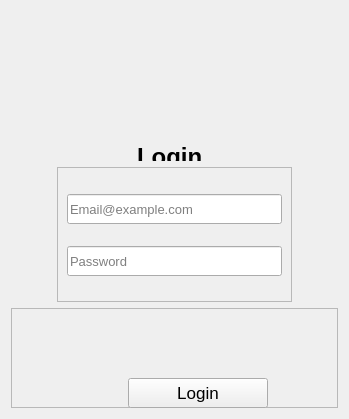
                      <widget class="QWidget" name="LoginPage">
                       <layout class="QGridLayout" name="gridLayout_2">
                        <item row="0" column="2">
                         <spacer name="horizontalSpacer_2">
                          <property name="orientation">
                           <enum>Qt::Horizontal</enum>
                          </property>
                          <property name="sizeHint" stdset="0">
                           <size>
                            <width>40</width>
                            <height>20</height>
                           </size>
                          </property>
                         </spacer>
                        </item>
                        <item row="1" column="1">
                         <widget class="QFrame" name="frame_2">
                          <property name="minimumSize">
                           <size>
                            <width>0</width>
                            <height>135</height>
                           </size>
                          </property>
                          <property name="frameShape">
                           <enum>QFrame::StyledPanel</enum>
                          </property>
                          <property name="frameShadow">
                           <enum>QFrame::Raised</enum>
                          </property>
                          <layout class="QGridLayout" name="gridLayout_3">
                           <item row="1" column="0">
                            <widget class="QLineEdit" name="lineEdit_7">
                             <property name="minimumSize">
                              <size>
                               <width>215</width>
                               <height>30</height>
                              </size>
                             </property>
                             <property name="maximumSize">
                              <size>
                               <width>192</width>
                               <height>27</height>
                              </size>
                             </property>
                             <property name="font">
                              <font>
                               <pointsize>10</pointsize>
                              </font>
                             </property>
                             <property name="placeholderText">
                              <string>Email@example.com</string>
                             </property>
                            </widget>
                           </item>
                           <item row="3" column="0">
                            <widget class="QLineEdit" name="lineEdit_8">
                             <property name="minimumSize">
                              <size>
                               <width>215</width>
                               <height>30</height>
                              </size>
                             </property>
                             <property name="maximumSize">
                              <size>
                               <width>150</width>
                               <height>27</height>
                              </size>
                             </property>
                             <property name="font">
                              <font>
                               <pointsize>10</pointsize>
                              </font>
                             </property>
                             <property name="echoMode">
                              <enum>QLineEdit::Password</enum>
                             </property>
                             <property name="placeholderText">
                              <string>Password</string>
                             </property>
                            </widget>
                           </item>
                          </layout>
                         </widget>
                        </item>
                        <item row="0" column="1">
                         <widget class="QWidget" name="widget_4" native="true">
                          <property name="minimumSize">
                           <size>
                            <width>124</width>
                            <height>150</height>
                           </size>
                          </property>
                          <property name="maximumSize">
                           <size>
                            <width>225</width>
                            <height>16777215</height>
                           </size>
                          </property>
                          <widget class="QLabel" name="label_9">
                           <property name="geometry">
                            <rect>
                             <x>80</x>
                             <y>50</y>
                             <width>66</width>
                             <height>65</height>
                            </rect>
                           </property>
                           <property name="minimumSize">
                            <size>
                             <width>64</width>
                             <height>64</height>
                            </size>
                           </property>
                           <property name="maximumSize">
                            <size>
                             <width>66</width>
                             <height>66</height>
                            </size>
                           </property>
                           <property name="text">
                            <string/>
                           </property>
                           <property name="pixmap">
                            <pixmap resource="Final_Main_ph.qrc">:/Icon_custom/Image_for_main/icon_custom/login.png</pixmap>
                           </property>
                          </widget>
                          <widget class="QLabel" name="label_10">
                           <property name="geometry">
                            <rect>
                             <x>80</x>
                             <y>130</y>
                             <width>91</width>
                             <height>31</height>
                            </rect>
                           </property>
                           <property name="font">
                            <font>
                             <pointsize>18</pointsize>
                             <bold>true</bold>
                            </font>
                           </property>
                           <property name="layoutDirection">
                            <enum>Qt::LeftToRight</enum>
                           </property>
                           <property name="autoFillBackground">
                            <bool>false</bool>
                           </property>
                           <property name="text">
                            <string>Login</string>
                           </property>
                          </widget>
                          <widget class="QLabel" name="label_11">
                           <property name="geometry">
                            <rect>
                             <x>15</x>
                             <y>170</y>
                             <width>201</width>
                             <height>20</height>
                            </rect>
                           </property>
                           <property name="font">
                            <font>
                             <pointsize>10</pointsize>
                            </font>
                           </property>
                           <property name="text">
                            <string>Welcome To Smart Pharmacy App</string>
                           </property>
                          </widget>
                         </widget>
                        </item>
                        <item row="0" column="0">
                         <spacer name="horizontalSpacer">
                          <property name="orientation">
                           <enum>Qt::Horizontal</enum>
                          </property>
                          <property name="sizeHint" stdset="0">
                           <size>
                            <width>40</width>
                            <height>20</height>
                           </size>
                          </property>
                         </spacer>
                        </item>
                        <item row="2" column="0" colspan="3">
                         <widget class="QFrame" name="frame_3">
                          <property name="minimumSize">
                           <size>
                            <width>209</width>
                            <height>100</height>
                           </size>
                          </property>
                          <property name="frameShape">
                           <enum>QFrame::StyledPanel</enum>
                          </property>
                          <property name="frameShadow">
                           <enum>QFrame::Raised</enum>
                          </property>
                          <widget class="QPushButton" name="pushButton_3">
                           <property name="geometry">
                            <rect>
                             <x>103</x>
                             <y>131</y>
                             <width>170</width>
                             <height>25</height>
                            </rect>
                           </property>
                           <property name="minimumSize">
                            <size>
                             <width>170</width>
                             <height>25</height>
                            </size>
                           </property>
                           <property name="maximumSize">
                            <size>
                             <width>160</width>
                             <height>25</height>
                            </size>
                           </property>
                           <property name="font">
                            <font>
                             <pointsize>10</pointsize>
                             <underline>true</underline>
                            </font>
                           </property>
                           <property name="text">
                            <string>Not Registerd ? Register </string>
                           </property>
                          </widget>
                          <widget class="QPushButton" name="pushButton_4">
                           <property name="geometry">
                            <rect>
                             <x>117</x>
                             <y>70</y>
                             <width>140</width>
                             <height>30</height>
                            </rect>
                           </property>
                           <property name="minimumSize">
                            <size>
                             <width>140</width>
                             <height>30</height>
                            </size>
                           </property>
                           <property name="maximumSize">
                            <size>
                             <width>140</width>
                             <height>28</height>
                            </size>
                           </property>
                           <property name="font">
                            <font>
                             <pointsize>13</pointsize>
                             <italic>false</italic>
                             <bold>false</bold>
                             <strikeout>false</strikeout>
                             <stylestrategy>PreferAntialias</stylestrategy>
                             <kerning>true</kerning>
                            </font>
                           </property>
                           <property name="text">
                            <string>Login</string>
                           </property>
                          </widget>
                          <widget class="QLabel" name="ErrorMessage_2">
                           <property name="geometry">
                            <rect>
                             <x>50</x>
                             <y>0</y>
                             <width>271</width>
                             <height>20</height>
                            </rect>
                           </property>
                           <property name="text">
                            <string/>
                           </property>
                           <property name="wordWrap">
                            <bool>true</bool>
                           </property>
                          </widget>
                         </widget>
                        </item>
                       </layout>
                      </widget>
